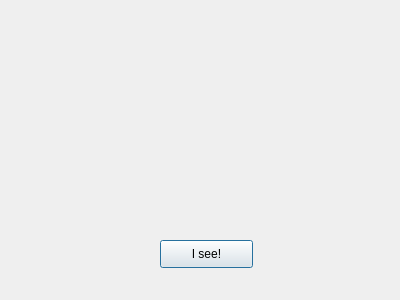
<?xml version="1.0" encoding="UTF-8"?>
<ui version="4.0">
 <class>TriggerDialog</class>
 <widget class="QDialog" name="TriggerDialog">
  <property name="geometry">
   <rect>
    <x>0</x>
    <y>0</y>
    <width>400</width>
    <height>300</height>
   </rect>
  </property>
  <property name="windowTitle">
   <string>Dialog</string>
  </property>
  <widget class="QLabel" name="label">
   <property name="geometry">
    <rect>
     <x>20</x>
     <y>140</y>
     <width>361</width>
     <height>61</height>
    </rect>
   </property>
   <property name="font">
    <font>
     <pointsize>18</pointsize>
    </font>
   </property>
   <property name="text">
    <string/>
   </property>
  </widget>
  <widget class="QPushButton" name="pushButton">
   <property name="geometry">
    <rect>
     <x>160</x>
     <y>240</y>
     <width>93</width>
     <height>28</height>
    </rect>
   </property>
   <property name="text">
    <string>I see!</string>
   </property>
  </widget>
 </widget>
 <resources/>
 <connections/>
</ui>
